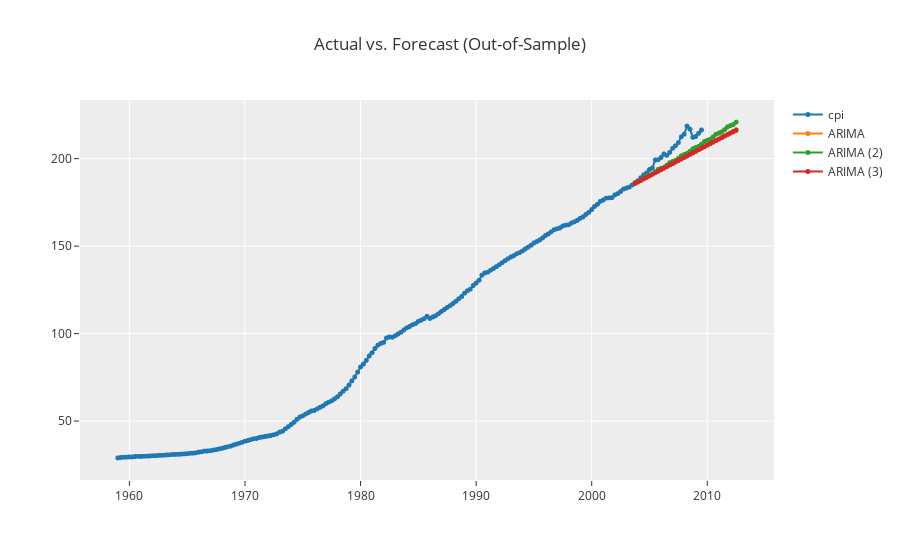

Write notebook code for a chart like this one.
### Code cell
# comparing forecasts of the benchmark models
exp.plot_model(my_models, plot='forecast', data_kwargs={"fh": 36})

### Figure 1 — Plotly figure (JSON) as saved in the notebook; plotly's stock layout.template omitted (floating-point values rounded to 4 significant figures; data arrays with more than 128 entries replaced by an {"elided": "..."} marker saying what was removed)
{"data": [{"line": {"color": "rgb(31, 119, 180)", "width": 2}, "marker": {"color": "rgb(31, 119, 180)", "size": 5}, "mode": "lines+markers", "name": "cpi", "type": "scattergl", "x": {"elided": "215 str values"}, "xaxis": "x", "y": {"elided": "215 float values"}, "yaxis": "y"}, {"line": {"color": "rgb(255, 127, 14)", "width": 2}, "marker": {"color": "rgb(255, 127, 14)", "size": 5}, "mode": "lines+markers", "name": "ARIMA", "type": "scattergl", "x": {"elided": "215 str values"}, "xaxis": "x", "y": {"elided": "215 float values"}, "yaxis": "y"}, {"line": {"color": "rgb(44, 160, 44)", "width": 2}, "marker": {"color": "rgb(44, 160, 44)", "size": 5}, "mode": "lines+markers", "name": "ARIMA (2)", "type": "scattergl", "x": {"elided": "215 str values"}, "xaxis": "x", "y": {"elided": "215 float values"}, "yaxis": "y"}, {"line": {"color": "rgb(214, 39, 40)", "width": 2}, "marker": {"color": "rgb(214, 39, 40)", "size": 5}, "mode": "lines+markers", "name": "ARIMA (3)", "type": "scattergl", "x": {"elided": "215 str values"}, "xaxis": "x", "y": {"elided": "215 float values"}, "yaxis": "y"}], "layout": {"showlegend": true, "title": {"text": "Actual vs. Forecast (Out-of-Sample)"}, "xaxis": {"anchor": "y", "domain": [0, 1]}, "yaxis": {"anchor": "x", "domain": [0, 1]}}}
